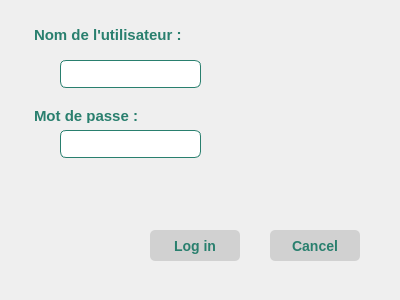
<?xml version="1.0" encoding="UTF-8"?>
<ui version="4.0">
 <class>LoginDialog</class>
 <widget class="QDialog" name="LoginDialog">
  <property name="geometry">
   <rect>
    <x>0</x>
    <y>0</y>
    <width>400</width>
    <height>300</height>
   </rect>
  </property>
  <property name="windowTitle">
   <string>Form</string>
  </property>
  <widget class="QLineEdit" name="editUser">
   <property name="geometry">
    <rect>
     <x>60</x>
     <y>60</y>
     <width>141</width>
     <height>28</height>
    </rect>
   </property>
   <property name="styleSheet">
    <string notr="true">QLineEdit {
    background-color: white;   /* fond blanc */
    color: black;              /* texte noir */
    border: 1px solid rgb(41,127,110);  /* contour vert */
    border-radius: 6px;        /* coins arrondis */
    padding: 4px 8px;          /* marges internes */
    font-size: 14px;
}

QLineEdit:focus {
    border: 2px solid rgb(41,127,110); /* contour plus épais quand actif */
    background-color: rgb(250, 250, 250); /* très léger gris pour focus */
}
</string>
   </property>
   <property name="text">
    <string/>
   </property>
  </widget>
  <widget class="QLineEdit" name="editPass">
   <property name="geometry">
    <rect>
     <x>60</x>
     <y>130</y>
     <width>141</width>
     <height>28</height>
    </rect>
   </property>
   <property name="styleSheet">
    <string notr="true">QLineEdit {
    background-color: white;   /* fond blanc */
    color: black;              /* texte noir */
    border: 1px solid rgb(41,127,110);  /* contour vert */
    border-radius: 6px;        /* coins arrondis */
    padding: 4px 8px;          /* marges internes */
    font-size: 14px;
}

QLineEdit:focus {
    border: 2px solid rgb(41,127,110); /* contour plus épais quand actif */
    background-color: rgb(250, 250, 250); /* très léger gris pour focus */
}
</string>
   </property>
   <property name="echoMode">
    <enum>QLineEdit::EchoMode::Password</enum>
   </property>
  </widget>
  <widget class="QPushButton" name="btnLogin">
   <property name="geometry">
    <rect>
     <x>150</x>
     <y>230</y>
     <width>90</width>
     <height>31</height>
    </rect>
   </property>
   <property name="styleSheet">
    <string notr="true">QPushButton {
    background-color: rgb(209, 209, 209);
    color: rgb(41, 127, 110);
    border: none;
    border-radius: 5px;
    padding: 1px 20px;
    font-size: 14px;
    font-weight: bold;
}

QPushButton:hover {
    background-color: rgb(41, 127, 110);
    color: white;
    border: 2px solid white;   /* ✅ visible white border on hover */
    border-radius: 8px;
    padding: 6px 18px;         /* ✅ keeps button size consistent */
}
</string>
   </property>
   <property name="text">
    <string>Log in</string>
   </property>
  </widget>
  <widget class="QPushButton" name="btnCancel">
   <property name="geometry">
    <rect>
     <x>270</x>
     <y>230</y>
     <width>90</width>
     <height>31</height>
    </rect>
   </property>
   <property name="styleSheet">
    <string notr="true">QPushButton {
    background-color: rgb(209, 209, 209);
    color: rgb(41, 127, 110);
    border: none;
    border-radius: 5px;
    padding: 1px 20px;
    font-size: 14px;
    font-weight: bold;
}

QPushButton:hover {
    background-color: rgb(41, 127, 110);
    color: white;
    border: 2px solid white;   /* ✅ visible white border on hover */
    border-radius: 8px;
    padding: 6px 18px;         /* ✅ keeps button size consistent */
}
</string>
   </property>
   <property name="text">
    <string>Cancel</string>
   </property>
  </widget>
  <widget class="QLabel" name="label">
   <property name="geometry">
    <rect>
     <x>10</x>
     <y>19</y>
     <width>211</width>
     <height>31</height>
    </rect>
   </property>
   <property name="styleSheet">
    <string notr="true">QLabel {
    /* normal state */
    color: rgb(41, 127, 110);
    border: none;
    border-radius: 8px;
    padding: 8px 20px;
    font-size: 15px;
    font-weight: bold;
}</string>
   </property>
   <property name="text">
    <string>Nom de l'utilisateur :</string>
   </property>
  </widget>
  <widget class="QLabel" name="label_2">
   <property name="geometry">
    <rect>
     <x>10</x>
     <y>100</y>
     <width>191</width>
     <height>31</height>
    </rect>
   </property>
   <property name="styleSheet">
    <string notr="true">QLabel {
    /* normal state */
    color: rgb(41, 127, 110);
    border: none;
    border-radius: 8px;
    padding: 8px 20px;
    font-size: 15px;
    font-weight: bold;
}</string>
   </property>
   <property name="text">
    <string>Mot de passe :</string>
   </property>
  </widget>
 </widget>
 <resources/>
 <connections/>
</ui>
